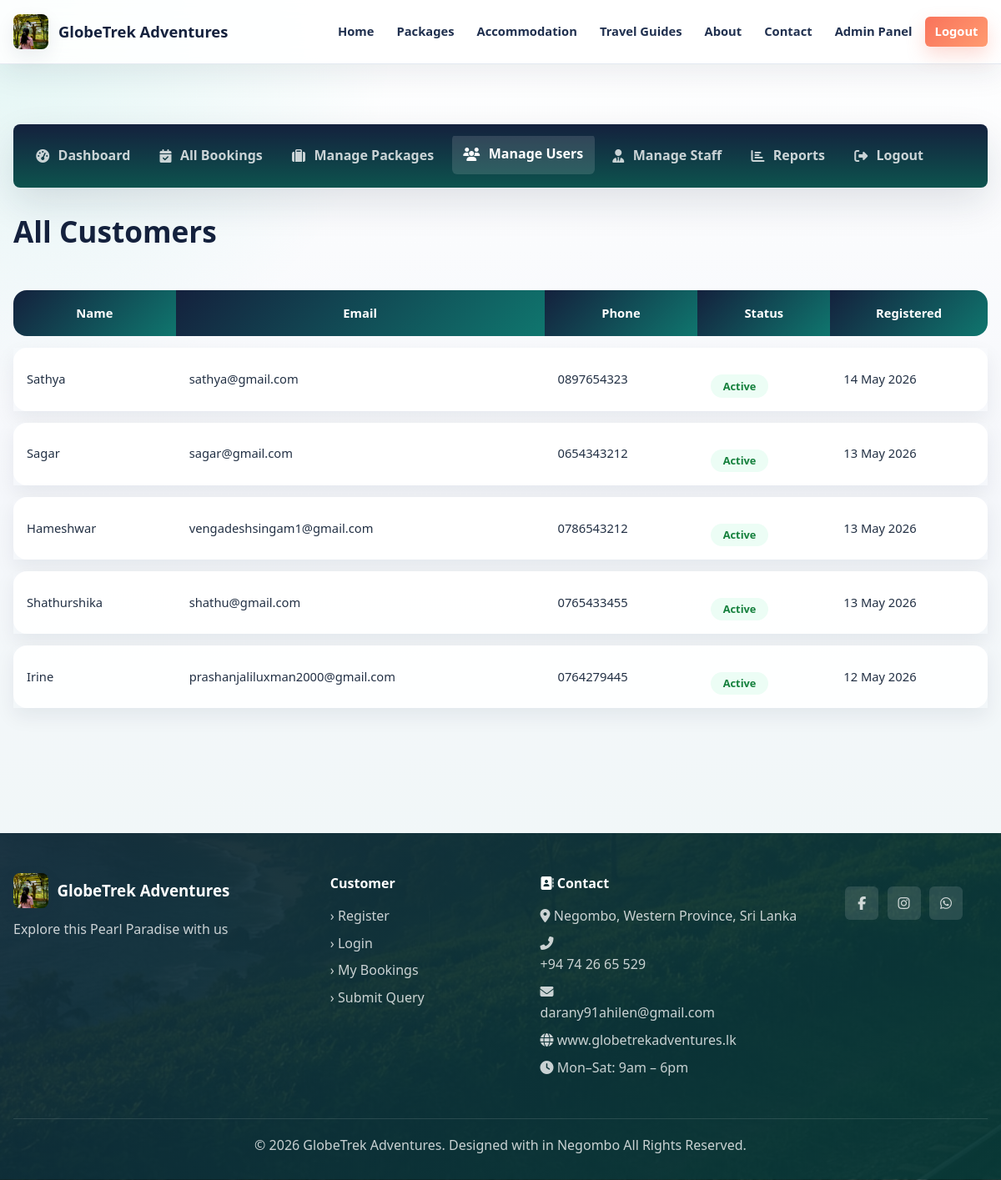
The app's page /index.php?url=admin/users (signed in) with its own data.
### tables this page shows
CREATE TABLE `users` (
  `id` int(11) NOT NULL,
  `full_name` varchar(100) NOT NULL,
  `email` varchar(100) NOT NULL,
  `phone` varchar(20) DEFAULT NULL,
  `password` varchar(255) NOT NULL,
  `role` enum('customer','staff','admin') DEFAULT 'customer',
  `status` enum('active','inactive') DEFAULT 'active',
  `created_at` datetime DEFAULT current_timestamp(),
  `reset_token` varchar(100) DEFAULT NULL,
  `reset_expires` datetime DEFAULT NULL
);

### controllers/AdminController.php (called while the page is built, shortened)
<?php
class AdminController {
    private $db;
    public function __construct() {
        $database = new Database();
        $this->db = $database->getConnection();
    }
    public function users() {
        $userModel = new User($this->db);
        $customers = $userModel->getAllCustomers();
        require_once BASE_PATH . '/views/admin/users.php';
    }
}
?>

### config/database.php (called while the page is built, shortened)
<?php
class Database {
    private $host = 'localhost';
    private $dbname = 'globetrek_adv';
    private $username = 'root';
    private $password = '';
    public function getConnection() {
        $this->conn = null;
        try {
            $this->conn = new PDO(
                "mysql:host={$this->host};dbname={$this->dbname};charset=utf8",
                $this->username,
                $this->password
            );
            $this->conn->setAttribute(PDO::ATTR_ERRMODE, PDO::ERRMODE_EXCEPTION);
            $this->conn->setAttribute(PDO::ATTR_DEFAULT_FETCH_MODE, PDO::FETCH_ASSOC);
        } catch(PDOException $e) {
            error_log("Connection Error: " . $e->getMessage());
            die(json_encode(['error' => 'Database connection failed']));
        }
        return $this->conn;
    }
}
?>

### models/User.php (called while the page is built, shortened)
<?php
class User {
    private $conn;
    private $table = 'users';
    public function __construct($db) {
        $this->conn = $db;
    }
    public function getAllCustomers() {
        $sql = "SELECT id, full_name, email, phone, created_at, status
                FROM {$this->table} WHERE role = 'customer' ORDER BY created_at DESC";
        $stmt = $this->conn->prepare($sql);
        $stmt->execute();
        return $stmt->fetchAll();
    }
}
?>

### views/admin/users.php (the view)
<?php require_once 'views/layouts/header.php'; ?>
<section class="section">
    <div class="container">
        <div class="dashboard-layout">
            <aside class="dashboard-sidebar">
                <nav class="dash-nav">
                    <a href="<?= BASE_URL ?>/?url=admin/dashboard">
                        <i class="fas fa-tachometer-alt"></i> Dashboard
                    </a>
                    <a href="<?= BASE_URL ?>/?url=admin/bookings">
                        <i class="fas fa-calendar-check"></i> All Bookings
                    </a>
                    <a href="<?= BASE_URL ?>/?url=admin/packages">
                        <i class="fas fa-suitcase"></i> Manage Packages
                    </a>
                    <a href="<?= BASE_URL ?>/?url=admin/users" class="active">
                        <i class="fas fa-users"></i> Manage Users
                    </a>
                    <a href="<?= BASE_URL ?>/?url=admin/staff">
                        <i class="fas fa-user-tie"></i> Manage Staff
                    </a>
                    <a href="<?= BASE_URL ?>/?url=admin/reports">
                        <i class="fas fa-chart-bar"></i> Reports
                    </a>
                    <a href="<?= BASE_URL ?>/?url=auth/logout">
                        <i class="fas fa-sign-out-alt"></i> Logout
                    </a>
                </nav>
            </aside>
            <div class="dashboard-main">
                <h2>All Customers</h2>
                <table class="data-table">
                    <thead>
                        <tr><th>Name</th><th>Email</th><th>Phone</th><th>Status</th><th>Registered</th></tr>
                    </thead>
                    <tbody>
                        <?php foreach ($customers as $c): ?>
                        <tr>
                            <td><?= htmlspecialchars($c['full_name']) ?></td>
                            <td><?= htmlspecialchars($c['email']) ?></td>
                            <td><?= htmlspecialchars($c['phone']) ?></td>
                            <td><span class="status-badge status-<?= $c['status'] ?>"><?= ucfirst($c['status']) ?></span></td>
                            <td><?= date('d M Y', strtotime($c['created_at'])) ?></td>
                        </tr>
                        <?php endforeach; ?>
                    </tbody>
                </table>
            </div>
        </div>
    </div>
</section>
<?php require_once 'views/layouts/footer.php'; ?>

### assets/style.css (style rules this page uses)
*, *::before, *::after { box-sizing: border-box; margin: 0; padding: 0; }
:root { --ink: #14213d; --ink-2: #20304f; --teal: #0f766e; --teal-2: #14b8a6; --coral: #f9735b; --amber: #f4b942; --mint: #e8fbf7; --cloud: #f5f7fb; --paper: #ffffff; --line: #dbe3ee; --text: #223044; --muted: #6b778c; --success: #15803d; --danger: #dc2626; --warning: #d97706; --info: #2563eb; --shadow-sm: 0 8px 22px rgba(20, 33, 61, 0.08); --shadow: 0 18px 45px rgba(20, 33, 61, 0.12); --shadow-lg: 0 26px 70px rgba(20, 33, 61, 0.18); --radius: 8px; --radius-sm: 6px; --ease: 180ms ease; }
html { scroll-behavior: smooth; }
body { min-height: 100vh; background: radial-gradient(circle at top left, rgba(20, 184, 166, 0.12), transparent 30rem), linear-gradient(180deg, #ffffff 0%, var(--cloud) 42%, #edf7f5 100%); color: var(--text); font-family: "Segoe UI", system-ui, -apple-system, BlinkMacSystemFont, Arial, sans-serif; line-height: 1.6; letter-spacing: 0; }
a { color: var(--teal); text-decoration: none; transition: color var(--ease), background var(--ease), transform var(--ease), box-shadow var(--ease); }
.container { width: min(1180px, calc(100% - 32px)); margin: 0 auto; }
.section { padding: 4.5rem 0; animation: pageFade 420ms ease both; }
.meta-item, .badge, .card-tag, .status-badge, .secure-badge { display: inline-flex; align-items: center; gap: 0.35rem; border-radius: 999px; font-size: 0.78rem; font-weight: 800; line-height: 1; }
.packages-layout, .dashboard-layout, .booking-form-layout, .payment-layout, .detail-layout { display: grid; gap: 1.5rem; align-items: start; }
.dashboard-layout { grid-template-columns: minmax(0, 1fr); }
.filter-sidebar h3, .dashboard-main h2, .confirm-card h2, .payment-summary h3, .payment-form-card h2, .booking-summary h3, .auth-card h1, .auth-card h2 { color: var(--ink); }
.status-badge { padding: 0.42rem 0.65rem; }
.status-confirmed, .status-completed, .status-paid, .status-active, .status-replied { background: #ecfdf5; color: var(--success); }
.dashboard-sidebar { position: static; width: 100%; min-height: auto; display: flex; align-items: center; gap: 1rem; padding: 0.85rem; border-radius: var(--radius); background: linear-gradient(180deg, var(--ink), #0d534e); box-shadow: var(--shadow); }
.dash-nav { flex: 1; min-width: 0; display: flex; align-items: center; justify-content: flex-end; flex-wrap: wrap; gap: 0.5rem; overflow-x: auto; }
.dashboard-sidebar > .dash-nav:first-child { justify-content: flex-start; }
.dash-nav a { display: flex; align-items: center; gap: 0.65rem; padding: 0.72rem 0.85rem; border-radius: var(--radius-sm); color: rgba(255, 255, 255, 0.78); font-weight: 750; white-space: nowrap; }
.dash-nav a:hover, .dash-nav a.active { background: rgba(255, 255, 255, 0.13); color: #fff; transform: translateY(-2px); }
.dashboard-main { min-width: 0; }
.dashboard-main h2 { font-size: clamp(1.45rem, 2.4vw, 2rem); margin-bottom: 1.25rem; }
.dashboard-main h2, .section-title { font-size: 2.2rem; font-weight: 900; color: var(--ink); margin-bottom: 1.8rem; }
table, .data-table { width: 100%; border-collapse: separate; border-spacing: 0 14px; background: transparent; }
thead { background: transparent; }
thead th { background: linear-gradient(135deg,#14213d,#0f766e); color: #fff; padding: 1rem; font-size: 0.92rem; font-weight: 800; border: none; }
thead th:first-child { border-top-left-radius: 16px; border-bottom-left-radius: 16px; }
thead th:last-child { border-top-right-radius: 16px; border-bottom-right-radius: 16px; }
tbody tr { background: rgba(255,255,255,0.92); box-shadow: 0 10px 25px rgba(20,33,61,0.07); transition: 0.3s ease; }
tbody td { padding: 1rem; border: none; vertical-align: middle; color: var(--text); font-size: 0.92rem; }
tbody td:first-child { border-top-left-radius: 16px; border-bottom-left-radius: 16px; }
tbody td:last-child { border-top-right-radius: 16px; border-bottom-right-radius: 16px; }
.status-badge { display: inline-flex; margin-top: 1rem; padding: 0.45rem 0.9rem; border-radius: 999px; font-size: 0.8rem; font-weight: 800; }

### records on screen
users: full_name "Sathya", email "sathya@gmail.com", phone "0897654323", status "Active", created_at "14 May 2026"
users: full_name "Sagar", email "sagar@gmail.com", phone "0654343212", status "Active", created_at "13 May 2026"
users: full_name "Hameshwar", email "vengadeshsingam1@gmail.com", phone "0786543212", status "Active", created_at "13 May 2026"
users: full_name "Shathurshika", email "shathu@gmail.com", phone "0765433455", status "Active", created_at "13 May 2026"
users: full_name "Irine", email "prashanjaliluxman2000@gmail.com", phone "0764279445", status "Active", created_at "12 May 2026"
